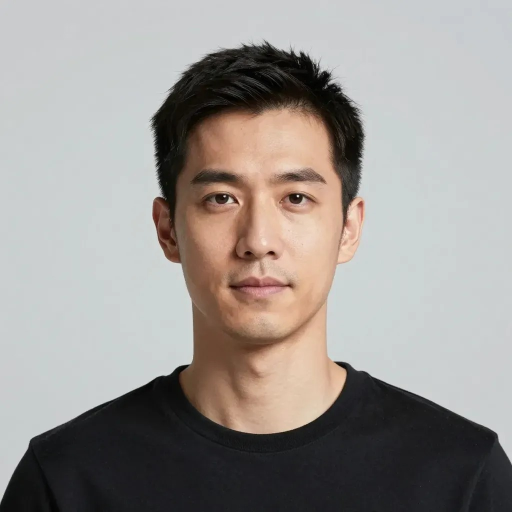
#> input picture fixtures/h3/fictional_man.jpg, 1024 x 1024 px (shown at 1/2 size); its folder holds only this picture in this run
$ python -i dataset.py   (imports and definitions only)   (older library calls are emulated)
#> lines starting #> are read from the running program, lines starting #| are printed output that depends on the picture
#> further down, picture is the input picture: shape (1024, 1024, 3); mean B, G, R 146.6, 150.4, 155.2
"""Consent-gated dataset prep for a Wan 2.2 identity/skin-detail LoRA. CPU only, no GPU spend.

A LoRA bakes one person's face into model weights, so consent is checked for the WHOLE image set:
the record binds to a digest of every image's SHA-256 (add, swap or remove one photo and it no longer verifies).
Quality gates keep the set honest: sharp, unique, big enough, contains a face. Captions are explicit about skin detail.
"""
import csv
import hashlib
import json
import time
from pathlib import Path

import cv2
import numpy as np

import consent

EXTS = {".jpg", ".jpeg", ".png", ".webp"}
MIN_KEPT = 12          # identity LoRAs are unreliable below this
MIN_SIDE = 640
MIN_SHARP = 60.0       # variance of Laplacian on a 512px version; below this the photo is soft
DUP_HAMMING = 5        # average-hash bits that may differ before two photos count as duplicates
MIN_FACE_FRAC = 0.18   # face width / short side; pores need a close-up
DEFAULT_CAPTION = ("{t}, close-up photo of {t}, sharp focus, natural skin with visible pores, "
                   "fine skin texture and stubble, no skin smoothing")


def list_images(src):
    return sorted(p for p in Path(src).iterdir() if p.suffix.lower() in EXTS and p.is_file())


# [41 lines left out: functions dataset_digest, make_dataset_record, verify_dataset_record, sharpness, not called in this run]


def ahash(bgr, n=8):
    g = cv2.resize(cv2.cvtColor(bgr, cv2.COLOR_BGR2GRAY), (n, n), interpolation=cv2.INTER_AREA)
    return (g > g.mean()).flatten()


YUNET = Path(__file__).with_name("face_detection_yunet_2023mar.onnx")  # opencv_zoo YuNet, MIT licence, 233 KB


def _yunet_fraction(bgr):
    """Face width / short side from YuNet on a 320-px-short-side copy (it misses faces that fill a big frame). None if unavailable."""
    if not YUNET.exists() or not hasattr(cv2, "FaceDetectorYN"):
        return None
    k = 320 / min(bgr.shape[:2])
    small = cv2.resize(bgr, None, fx=k, fy=k, interpolation=cv2.INTER_AREA)
    h, w = small.shape[:2]
    det = cv2.FaceDetectorYN.create(str(YUNET), "", (w, h), 0.5, 0.3, 5000)
    _, faces = det.detect(small)
    return 0.0 if faces is None else max(float(f[2]) for f in faces) / min(h, w)


def face_fraction(bgr):
    """Largest face width as a fraction of the short side (0 if none).

    YuNet first: it handles 3/4 and turned heads, which the Haar cascades miss (found 2026-11-18: Haar scored 0.0 on
    plainly visible 3/4 portraits). Haar frontal+profile (also mirrored) is the fallback if the model file is absent."""
    y = _yunet_fraction(bgr)
    if y is not None:
        return y
    short0 = min(bgr.shape[:2])
#> short0 = 1024
    if short0 > 512:
        k = 512 / short0
#> k = 0.5
        bgr = cv2.resize(bgr, (round(bgr.shape[1] * k), round(bgr.shape[0] * k)), interpolation=cv2.INTER_AREA)
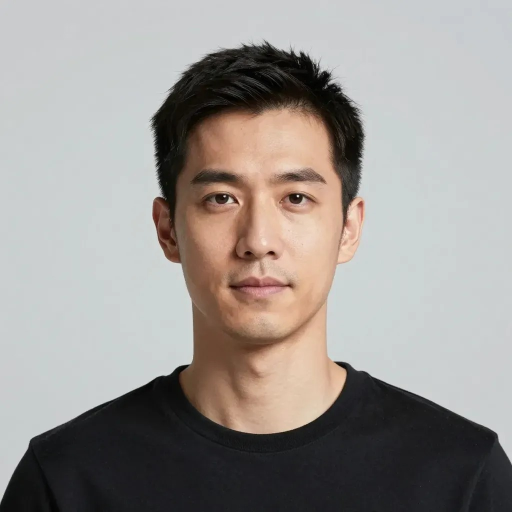
#> bgr: shape (512, 512, 3); mean B, G, R 146.7, 150.4, 155.2
    g = cv2.equalizeHist(cv2.cvtColor(bgr, cv2.COLOR_BGR2GRAY))
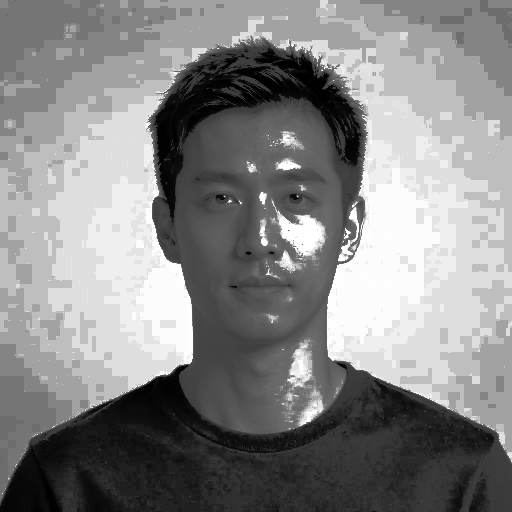
#> g: shape (512, 512); min 0, max 255, mean 134.4
    short = min(g.shape)
#> short = 512
    ms = (max(24, short // 12),) * 2
#> ms = (42, 42)
    best = 0
    for name in ("haarcascade_frontalface_alt2.xml", "haarcascade_profileface.xml"):
        c = cv2.CascadeClassifier(cv2.data.haarcascades + name)
        if c.empty():
            raise RuntimeError(f"OpenCV face cascade missing ({name}); install opencv-python-headless<5")
        for img in (g, cv2.flip(g, 1)):
            for (x, y2, w, h) in c.detectMultiScale(img, 1.1, 5, minSize=ms):
                best = max(best, w)
    return best / short


# [73 lines left out: functions screen, read_captions, toml_text, prepare, not called in this run]

>>> import cv2
>>> picture = cv2.imread('../fixtures/h3/fictional_man.jpg')
>>> result = face_fraction(picture)
#> result = 0.447
